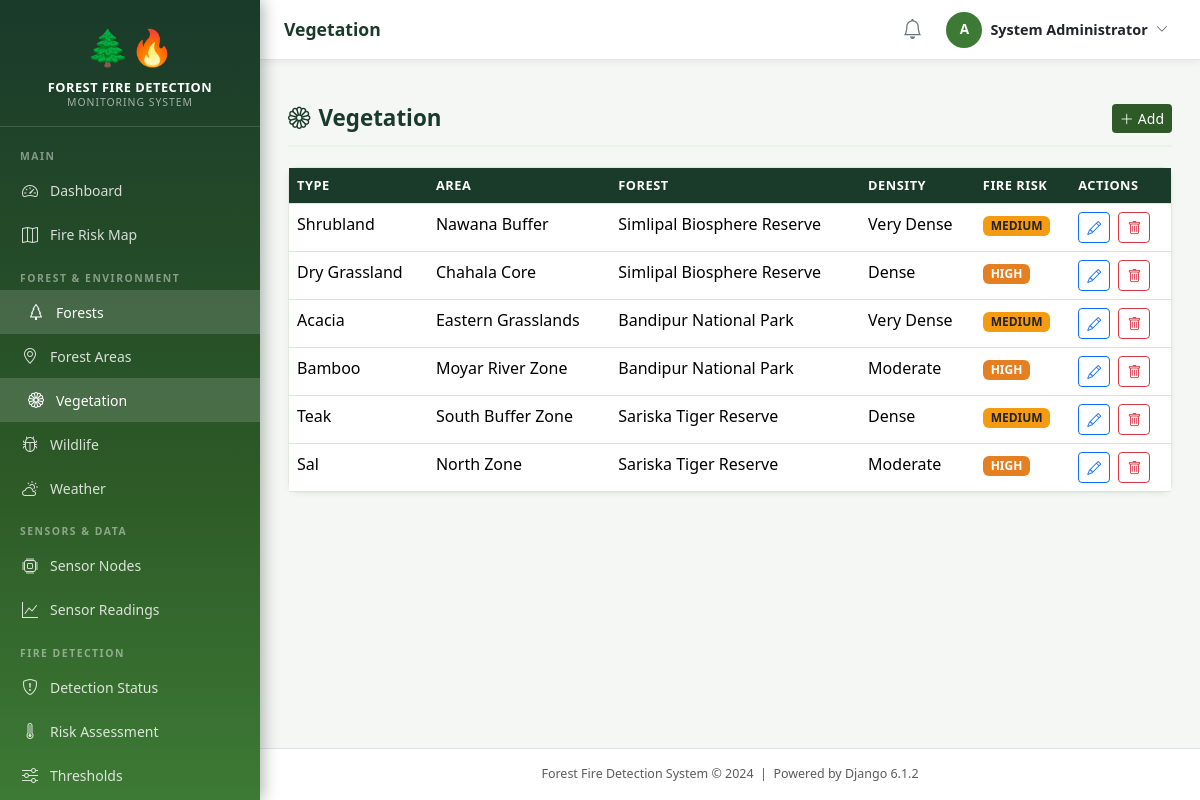
Screenshot of /forest/vegetation/ (signed in) with the database file from the repository.
### accounts/models.py (models this page shows, shortened)
class CustomUser(AbstractUser):
    ROLE_CHOICES = [
        ('administrator', 'Administrator'),
        ('forest_officer', 'Forest Officer'),
        ('fire_department', 'Fire Department'),
        ('local_authority', 'Local Authority'),
    ]
    role = models.CharField(max_length=20, choices=ROLE_CHOICES, default='forest_officer')
    phone_number = models.CharField(max_length=15, blank=True)
    department = models.CharField(max_length=100, blank=True)
    employee_id = models.CharField(max_length=20, blank=True)
    profile_picture = models.ImageField(upload_to='profiles/', blank=True, null=True)
    is_active = models.BooleanField(default=True)
    created_at = models.DateTimeField(auto_now_add=True)
    updated_at = models.DateTimeField(auto_now=True)
    @property
    def is_admin(self):
        return self.role == 'administrator' or self.is_superuser
    class Meta:
        verbose_name = 'User'
        verbose_name_plural = 'Users'

### forest_env/models.py (models this page shows, shortened)
class Vegetation(models.Model):
    DENSITY_CHOICES = [
        ('sparse', 'Sparse'),
        ('moderate', 'Moderate'),
        ('dense', 'Dense'),
        ('very_dense', 'Very Dense'),
    ]
    forest_area = models.ForeignKey(ForestArea, on_delete=models.CASCADE, related_name='vegetations')
    vegetation_type = models.CharField(max_length=200)
    density = models.CharField(max_length=20, choices=DENSITY_CHOICES, default='moderate')
    moisture_content = models.DecimalField(max_digits=5, decimal_places=2, null=True, blank=True,
                                           help_text='Percentage moisture content')
    fire_susceptibility = models.CharField(max_length=20, choices=[
        ('low', 'Low'), ('medium', 'Medium'), ('high', 'High'), ('critical', 'Critical')
    ], default='medium')
    notes = models.TextField(blank=True)
    recorded_at = models.DateTimeField(auto_now_add=True)
    class Meta:
        ordering = ['-recorded_at']

class ForestArea(models.Model):
    ZONE_TYPES = [
        ('core', 'Core Zone'),
        ('buffer', 'Buffer Zone'),
        ('transition', 'Transition Zone'),
        ('peripheral', 'Peripheral Zone'),
    ]
    forest = models.ForeignKey(Forest, on_delete=models.CASCADE, related_name='areas')
    name = models.CharField(max_length=200)
    zone_type = models.CharField(max_length=20, choices=ZONE_TYPES, default='core')
    area_hectares = models.DecimalField(max_digits=10, decimal_places=2, null=True, blank=True)
    latitude = models.DecimalField(max_digits=10, decimal_places=7, null=True, blank=True)
    longitude = models.DecimalField(max_digits=10, decimal_places=7, null=True, blank=True)
    description = models.TextField(blank=True)
    is_high_risk = models.BooleanField(default=False)
    created_at = models.DateTimeField(auto_now_add=True)
    class Meta:
        ordering = ['forest', 'name']

class Forest(models.Model):
    name = models.CharField(max_length=200)
    description = models.TextField(blank=True)
    state = models.CharField(max_length=100)
    district = models.CharField(max_length=100)
    established_year = models.PositiveIntegerField(null=True, blank=True)
    total_area_hectares = models.DecimalField(max_digits=12, decimal_places=2, null=True, blank=True)
    forest_type = models.CharField(max_length=100, blank=True,
                                   help_text='e.g., Tropical, Deciduous, Evergreen')
    is_protected = models.BooleanField(default=False)
    created_at = models.DateTimeField(auto_now_add=True)
    class Meta:
        ordering = ['name']

### forest_env/views.py (the view)
# urls.py: path('vegetation/', views.vegetation_list, name='vegetation_list'),
@login_required
def vegetation_list(request):
    items = Vegetation.objects.select_related('forest_area__forest').all()
    return render(request, 'forest_env/vegetation_list.html',
                  {'items': items, 'title': 'Vegetation'})

### core/context_processors.py (called while the page is built)
def alert_context(request):
    if request.user.is_authenticated:
        try:
            count = Alert.objects.filter(status='active').count()
        except Exception:
            count = 0
        return {'active_alert_count': count}
    return {'active_alert_count': 0}

### templates/forest_env/vegetation_list.html (shortened to what this page needs)
{% extends 'base.html' %}
{% block content %}
<div class="section-header">
  <h1 class="section-title"><i class="bi bi-flower1 me-2"></i>{{ title }}</h1>
  <a href="{% url 'forest_env:vegetation_create' %}" class="btn btn-forest btn-sm"><i class="bi bi-plus-lg me-1"></i>Add</a>
</div>
<div class="card"><div class="table-responsive">
  <table class="table table-hover table-forest mb-0">
    <thead><tr><th>Type</th><th>Area</th><th>Forest</th><th>Density</th><th>Fire Risk</th><th>Actions</th></tr></thead>
    <tbody>
      {% for v in items %}
      <tr>
        <td>{{ v.vegetation_type }}</td><td>{{ v.forest_area.name }}</td><td>{{ v.forest_area.forest.name }}</td>
        <td>{{ v.get_density_display }}</td>
        <td><span class="badge badge-risk-{{ v.fire_susceptibility }}">{{ v.fire_susceptibility|upper }}</span></td>
        <td>
          <a href="{% url 'forest_env:vegetation_update' v.pk %}" class="btn btn-sm btn-outline-primary me-1"><i class="bi bi-pencil"></i></a>
          <a href="{% url 'forest_env:vegetation_delete' v.pk %}" class="btn btn-sm btn-outline-danger"><i class="bi bi-trash"></i></a>
        </td>
      </tr>
      {% empty %}<tr><td colspan="6" class="text-center text-muted py-4">No vegetation records.</td></tr>{% endfor %}
    </tbody>
  </table>
</div></div>
{% endblock %}

### templates/base.html (shortened to what this page needs)
{% load static %}
<!DOCTYPE html>
<html lang="en">
<head>
    <link href="https://cdn.jsdelivr.net/npm/bootstrap@5.3.2/dist/css/bootstrap.min.css" rel="stylesheet">
    <link href="https://cdn.jsdelivr.net/npm/bootstrap-icons@1.11.3/font/bootstrap-icons.min.css" rel="stylesheet">
    <link rel="stylesheet" href="https://unpkg.com/leaflet@1.9.4/dist/leaflet.css">
    <link rel="stylesheet" href="{% static 'css/main.css' %}">
</head>
<body>
<nav class="sidebar" id="mainSidebar">
    <div class="sidebar-brand">
        <span class="brand-icon">🌲🔥</span>
        <div class="brand-title">Forest Fire Detection</div>
        <div class="brand-subtitle">Monitoring System</div>
    </div>
    <ul class="nav flex-column py-2">
        <li class="nav-section-label">Main</li>
        <li class="nav-item">
            <a class="nav-link" href="{% url 'dashboard:home' %}">
                <span class="icon"><i class="bi bi-speedometer2"></i></span> Dashboard
            </a>
        </li>
        <li class="nav-item">
            <a class="nav-link" href="{% url 'dashboard:fire_risk_map' %}">
                <span class="icon"><i class="bi bi-map"></i></span> Fire Risk Map
            </a>
        </li>
        <li class="nav-section-label">Forest & Environment</li>
        <li class="nav-item">
            <a class="nav-link" href="{% url 'forest_env:forest_list' %}">
                <span class="icon"><i class="bi bi-tree"></i></span> Forests
            </a>
        </li>
        <li class="nav-item">
            <a class="nav-link" href="{% url 'forest_env:area_list' %}">
                <span class="icon"><i class="bi bi-geo-alt"></i></span> Forest Areas
            </a>
        </li>
        <li class="nav-item">
            <a class="nav-link" href="{% url 'forest_env:vegetation_list' %}">
                <span class="icon"><i class="bi bi-flower1"></i></span> Vegetation
            </a>
        </li>
        <li class="nav-item">
            <a class="nav-link" href="{% url 'forest_env:wildlife_list' %}">
                <span class="icon"><i class="bi bi-bug"></i></span> Wildlife
            </a>
        </li>
        <li class="nav-item">
            <a class="nav-link" href="{% url 'forest_env:weather_list' %}">
                <span class="icon"><i class="bi bi-cloud-sun"></i></span> Weather
            </a>
        </li>
        <li class="nav-section-label">Sensors & Data</li>
        <li class="nav-item">
            <a class="nav-link" href="{% url 'sensors:node_list' %}">
                <span class="icon"><i class="bi bi-cpu"></i></span> Sensor Nodes
            </a>
        </li>
        <li class="nav-item">
            <a class="nav-link" href="{% url 'sensors:reading_list' %}">
                <span class="icon"><i class="bi bi-graph-up"></i></span> Sensor Readings
            </a>
        </li>
        <li class="nav-section-label">Fire Detection</li>
        <li class="nav-item">
            <a class="nav-link" href="{% url 'detection:status' %}">
                <span class="icon"><i class="bi bi-shield-exclamation"></i></span> Detection Status
            </a>
        </li>
        <li class="nav-item">
            <a class="nav-link" href="{% url 'detection:risk_dashboard' %}">
                <span class="icon"><i class="bi bi-thermometer-high"></i></span> Risk Assessment
            </a>
        </li>
        <li class="nav-item">
            <a class="nav-link" href="{% url 'detection:threshold_list' %}">
                <span class="icon"><i class="bi bi-sliders"></i></span> Thresholds
            </a>
        </li>
    </ul>
</nav>
<div class="main-content">
    <div class="top-navbar">
        <div class="d-flex align-items-center gap-3">
            <span class="page-title-nav">{% block page_title %}{{ title|default:"Dashboard" }}{% endblock %}</span>
        </div>
        <div class="d-flex align-items-center gap-3">
            <a href="{% url 'alerts:alert_list' %}" class="position-relative text-secondary">
                <i class="bi bi-bell fs-5"></i>
            </a>
            <div class="dropdown">
                <button class="btn btn-sm d-flex align-items-center gap-2 border-0 bg-transparent"
                        data-bs-toggle="dropdown">
                    <div class="user-avatar">{{ user.username|first|upper }}</div>
                    <span class="d-none d-sm-inline text-dark fw-semibold" style="font-size:0.9rem;">
                        {{ user.get_full_name|default:user.username }}
                    </span>
                    <i class="bi bi-chevron-down small text-muted"></i>
                </button>
            </div>
        </div>
    </div>
    <div class="px-4 pt-3">
    </div>
    <div class="content-area">
        {% block content %}{% endblock %}
    </div>
    <footer class="text-center py-3 text-muted border-top bg-white" style="font-size:0.78rem;">
        Forest Fire Detection System &copy; 2024 &nbsp;|&nbsp; Powered by Django 6.1.2
    </footer>
</div>
</body>
</html>

### static/css/main.css (style rules this page uses)
:root { --forest-dark: #1a3a2a; --forest-green: #2d5a27; --forest-mid: #3d7a35; --forest-light: #5a9e4e; --forest-pale: #e8f5e2; --fire-red: #c0392b; --fire-orange: #e67e22; --fire-yellow: #f39c12; --warning-amber: #f0ad4e; --text-dark: #1a2a1a; --sidebar-width: 260px; --header-height: 60px; }
body { font-family: 'Segoe UI', system-ui, -apple-system, sans-serif; background-color: #f4f7f4; color: var(--text-dark); margin: 0; padding: 0; }
a { text-decoration: none; }
.sidebar { position: fixed; top: 0; left: 0; width: var(--sidebar-width); height: 100vh; background: linear-gradient(180deg, var(--forest-dark) 0%, var(--forest-green) 60%, var(--forest-mid) 100%); z-index: 1000; overflow-y: auto; transition: transform 0.3s ease; box-shadow: 3px 0 15px rgba(0,0,0,0.3); }
.sidebar-brand { padding: 20px 20px 15px; border-bottom: 1px solid rgba(255,255,255,0.15); text-align: center; }
.sidebar-brand .brand-icon { font-size: 2.2rem; display: block; margin-bottom: 6px; }
.sidebar-brand .brand-title { color: #fff; font-size: 0.8rem; font-weight: 700; letter-spacing: 0.5px; line-height: 1.3; text-transform: uppercase; }
.sidebar-brand .brand-subtitle { color: rgba(255,255,255,0.6); font-size: 0.65rem; letter-spacing: 1px; text-transform: uppercase; }
.nav-section-label { padding: 14px 20px 4px; color: rgba(255,255,255,0.45); font-size: 0.65rem; font-weight: 700; letter-spacing: 1.5px; text-transform: uppercase; }
.sidebar .nav-link { color: rgba(255,255,255,0.82); padding: 10px 20px; border-radius: 0; font-size: 0.875rem; display: flex; align-items: center; gap: 10px; transition: all 0.2s; }
.sidebar .nav-link:hover, .sidebar .nav-link.active { background: rgba(255,255,255,0.15); color: #fff; padding-left: 26px; }
.sidebar .nav-link .icon { width: 20px; text-align: center; font-size: 1rem; }
.main-content { margin-left: var(--sidebar-width); min-height: 100vh; display: flex; flex-direction: column; }
.top-navbar { background: #fff; border-bottom: 1px solid #e0e8e0; height: var(--header-height); display: flex; align-items: center; padding: 0 24px; position: sticky; top: 0; z-index: 999; box-shadow: 0 2px 8px rgba(0,0,0,0.06); justify-content: space-between; }
.page-title-nav { font-size: 1.1rem; font-weight: 600; color: var(--forest-dark); }
.user-avatar { width: 36px; height: 36px; border-radius: 50%; background: var(--forest-mid); color: #fff; display: flex; align-items: center; justify-content: center; font-weight: 700; font-size: 0.85rem; }
.content-area { padding: 28px; flex: 1; }
.badge-risk-medium { background-color: var(--fire-yellow); color: #222; }
.badge-risk-high { background-color: var(--fire-orange); }
.table-forest th { background-color: var(--forest-dark); color: #fff; font-size: 0.8rem; text-transform: uppercase; letter-spacing: 0.5px; font-weight: 600; }
.card { border: 1px solid #e0e8e0; border-radius: 10px; box-shadow: 0 1px 6px rgba(0,0,0,0.05); }
.btn-forest { background-color: var(--forest-green); color: #fff; border: none; }
.section-header { display: flex; align-items: center; justify-content: space-between; margin-bottom: 20px; padding-bottom: 12px; border-bottom: 2px solid var(--forest-pale); }
.section-title { font-size: 1.4rem; font-weight: 700; color: var(--forest-dark); margin: 0; }

### rows the page displays
CustomUser: username|first "A", get_full_name "System Administrator"
Vegetation: vegetation_type "Shrubland", forest_area.name "Nawana Buffer", forest_area.forest.name "Simlipal Biosphere Reserve", density "Very Dense", fire_susceptibility "MEDIUM"
Vegetation: vegetation_type "Dry Grassland", forest_area.name "Chahala Core", forest_area.forest.name "Simlipal Biosphere Reserve", density "Dense", fire_susceptibility "HIGH"
Vegetation: vegetation_type "Acacia", forest_area.name "Eastern Grasslands", forest_area.forest.name "Bandipur National Park", density "Very Dense", fire_susceptibility "MEDIUM"
Vegetation: vegetation_type "Bamboo", forest_area.name "Moyar River Zone", forest_area.forest.name "Bandipur National Park", density "Moderate", fire_susceptibility "HIGH"
Vegetation: vegetation_type "Teak", forest_area.name "South Buffer Zone", forest_area.forest.name "Sariska Tiger Reserve", density "Dense", fire_susceptibility "MEDIUM"
Vegetation: vegetation_type "Sal", forest_area.name "North Zone", forest_area.forest.name "Sariska Tiger Reserve", density "Moderate", fire_susceptibility "HIGH"

### other values shown
{{ title|default:"Dashboard" }} "Vegetation"
{{ title }} "Vegetation"
